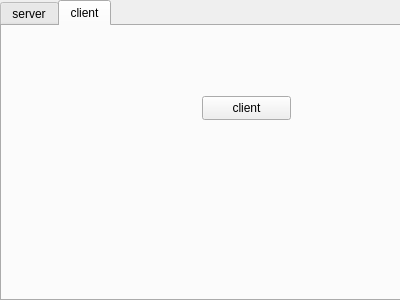
<?xml version="1.0" encoding="UTF-8"?>
<ui version="4.0">
 <class>Client</class>
 <widget class="QWidget" name="Client">
  <property name="geometry">
   <rect>
    <x>0</x>
    <y>0</y>
    <width>400</width>
    <height>300</height>
   </rect>
  </property>
  <property name="windowTitle">
   <string>Client</string>
  </property>
  <widget class="QTabWidget" name="tabWidget">
   <property name="geometry">
    <rect>
     <x>0</x>
     <y>0</y>
     <width>401</width>
     <height>301</height>
    </rect>
   </property>
   <property name="tabShape">
    <enum>QTabWidget::Rounded</enum>
   </property>
   <property name="currentIndex">
    <number>1</number>
   </property>
   <widget class="QWidget" name="serverTab">
    <attribute name="title">
     <string>server</string>
    </attribute>
    <widget class="QLineEdit" name="lineEdit">
     <property name="geometry">
      <rect>
       <x>50</x>
       <y>60</y>
       <width>113</width>
       <height>23</height>
      </rect>
     </property>
     <property name="text">
      <string>127.0.0.1</string>
     </property>
    </widget>
    <widget class="QLineEdit" name="lineEdit_2">
     <property name="geometry">
      <rect>
       <x>50</x>
       <y>100</y>
       <width>113</width>
       <height>23</height>
      </rect>
     </property>
     <property name="text">
      <string>8888</string>
     </property>
    </widget>
    <widget class="QPushButton" name="pushButton">
     <property name="geometry">
      <rect>
       <x>240</x>
       <y>70</y>
       <width>89</width>
       <height>24</height>
      </rect>
     </property>
     <property name="text">
      <string>server</string>
     </property>
    </widget>
    <widget class="QPushButton" name="pushButton_3">
     <property name="geometry">
      <rect>
       <x>140</x>
       <y>200</y>
       <width>89</width>
       <height>24</height>
      </rect>
     </property>
     <property name="text">
      <string>PushButton</string>
     </property>
    </widget>
   </widget>
   <widget class="QWidget" name="clientTab">
    <attribute name="title">
     <string>client</string>
    </attribute>
    <widget class="QPushButton" name="pushButton_2">
     <property name="geometry">
      <rect>
       <x>200</x>
       <y>70</y>
       <width>89</width>
       <height>24</height>
      </rect>
     </property>
     <property name="text">
      <string>client</string>
     </property>
    </widget>
   </widget>
  </widget>
 </widget>
 <layoutdefault spacing="6" margin="11"/>
 <resources/>
 <connections/>
</ui>
